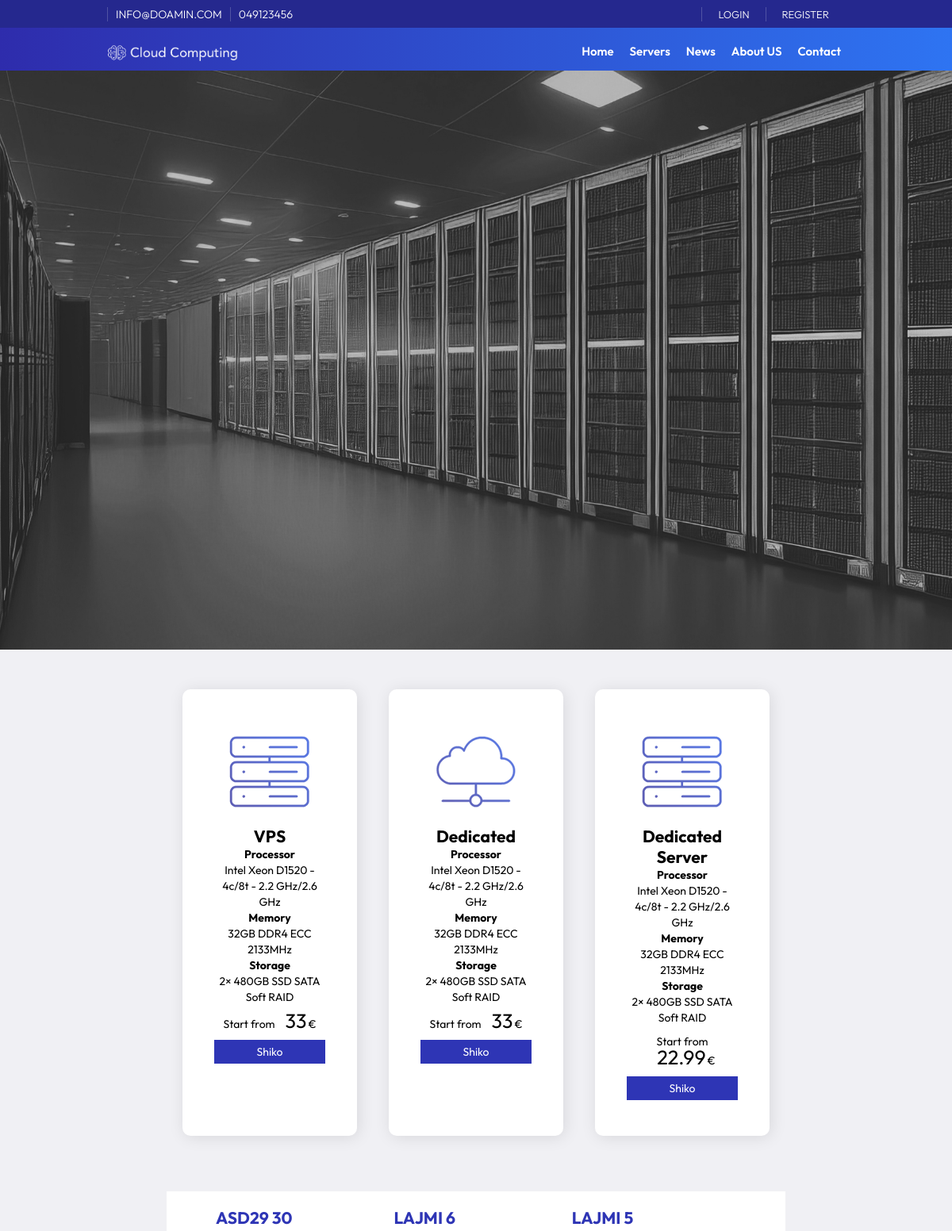
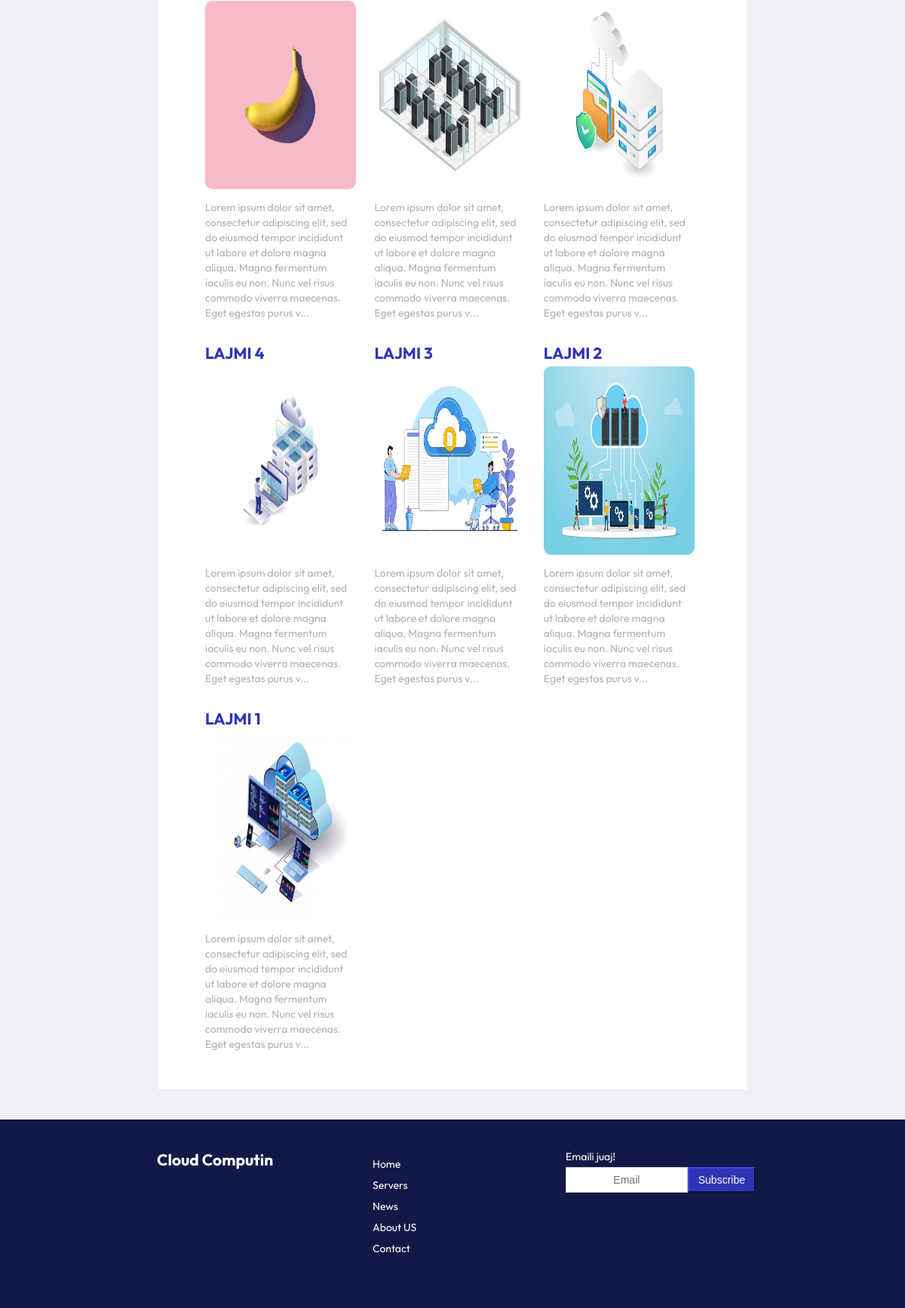
The page / on the database its author committed (2 pictures, top to bottom).
### tables this page shows
CREATE TABLE `configs` (
  `id` int(11) NOT NULL,
  `emri` varchar(255) NOT NULL,
  `vlera` text NOT NULL
);

CREATE TABLE `menu` (
  `id` int(11) NOT NULL,
  `Emri` varchar(255) NOT NULL,
  `vlera` varchar(255) NOT NULL,
  `renditja` int(11) NOT NULL,
  `autori` varchar(255) NOT NULL,
  `Data` datetime NOT NULL DEFAULT current_timestamp() ON UPDATE current_timestamp()
);

CREATE TABLE `servers` (
  `id` int(11) NOT NULL,
  `Titulli` varchar(255) NOT NULL,
  `Pershkrimi` text DEFAULT NULL,
  `Data` date NOT NULL,
  `Cmimi` varchar(255) DEFAULT NULL,
  `foto` varchar(255) NOT NULL,
  `autori` varchar(255) NOT NULL
);

CREATE TABLE `news` (
  `id` int(11) NOT NULL,
  `Titulli` varchar(255) NOT NULL,
  `Pershkrimi` text DEFAULT NULL,
  `foto` varchar(255) NOT NULL,
  `Data` timestamp NOT NULL DEFAULT current_timestamp() ON UPDATE current_timestamp(),
  `autori` varchar(255) NOT NULL
);

### assets/config/functions.php (called while the page is built, shortened)
<?php
include_once 'config.php';
class SiteConfigs {
    private $db;
    public function __construct($db) {
        $this->db = $db;
    }
    public function readConfig($emri) {
        $defaultValue = 'Not Available';
        $query = "SELECT vlera FROM configs WHERE emri = '$emri' LIMIT 1";
        $result = $this->db->conn->query($query);
        if ($result->num_rows > 0) {
            $configs = $result->fetch_assoc();
            return $configs['vlera'];
        }
        return $defaultValue;
    }
}
?>

### assets/config/config.php (called while the page is built, shortened)
<?php
class Database {
    private $host = "localhost";
    private $username = "root";
    private $password = "";
    private $database = "CloudComputing";
    public function __construct() {
        $this->conn = new mysqli($this->host, $this->username, $this->password, $this->database);
    }
}
?>

### assets/config/menu.php (called while the page is built, shortened)
<?php
class Menu {
    private $db;
    public function __construct($db) {
        $this->db = $db;
    }
    public function readAllMenu() {
        $query = "SELECT * FROM menu ORDER BY renditja ASC";
        $result = $this->db->conn->query($query);
        return $result->fetch_all(MYSQLI_ASSOC);
    }
}
?>

### assets/config/servers.php (called while the page is built, shortened)
<?php
class Servers {
    private $db;
    public function __construct($db) {
        $this->db = $db;
    }
    public function readServerFeature() {
        $query = "SELECT *
        FROM servers
        WHERE FIND_IN_SET(id, (SELECT vlera FROM configs WHERE emri = 'FServer'));";
        $result = $this->db->conn->query($query);
        return $result->fetch_all(MYSQLI_ASSOC);
    }
}
?>

### assets/config/news.php (called while the page is built, shortened)
<?php
class News {
    private $db;
    public function __construct($db) {
        $this->db = $db;
    }
    public function readAllNews() {
        $query = "SELECT * FROM news ORDER BY id DESC";
        $result = $this->db->conn->query($query);
        return $result->fetch_all(MYSQLI_ASSOC);
    }
}
?>

### index.php (the view, shortened to what this page needs)
<?php
include_once 'assets/config/config.php';
include_once 'assets/config/functions.php';
include_once 'assets/config/menu.php';
include_once 'assets/config/servers.php';
include_once 'assets/config/news.php';
$pageid=1;
$db = new Database();
$servers = new Servers($db);
$news = new News($db);
$allServers = $servers->readServerFeature();
$allNews = $news->readAllNews();
?>
<!DOCTYPE html>
<html lang="en">
<head>
    <title><?php echo $configs->readConfig('EmriWebit'); ?></title>
    <link rel="stylesheet" href="assets/css/style.css">
    <link rel="stylesheet" href="https://cdnjs.cloudflare.com/ajax/libs/font-awesome/4.7.0/css/font-awesome.min.css">
</head>
<body>
    <div class="container front-page">
        <?php include "header.php" ?>
        <div class="feature">
            <div class="featurediv width65">
                <?php foreach ($allServers as $server): ?>
                    <div class="featureitem">
                        <img src="<?php echo $configs->readConfig('imgurl');  echo $server['foto']; ?>" alt="">
                        <h2><?php echo $server['Titulli']; ?></h2>
                        <p><?php echo mb_strimwidth($server['Pershkrimi'], 0, 220, '...');  ?></p>
                        <p class="fcmimi">
                            <span>Start from</span>
                            <span class="num" style="display: inline-block;"><?php echo $server['Cmimi']; ?></span><span>€</span>
                        </p>
                        <a href="server_1.php?id=<?php echo $server['id']; ?>" class="btn btn-block btn-mir">Shiko</a>
                    </div>
                <?php endforeach; ?>
            </div>
        </div>
        <div class="articels width65">
        <?php foreach ($allNews as $news): ?>
                <div class="articel">
                    <div class="atitle"><h2><a href="news_1.php?id=<?php echo $news['id']; ?>"><?php echo $news['Titulli']; ?></a></h2></div>
                    <div class="aimage"><img src="<?php echo $configs->readConfig('imgurl'); echo $news['foto']; ?>" alt="<?php echo $news['Titulli']; ?>"></div>
                    <div class="adescription"><p><?php echo mb_strimwidth($news['Pershkrimi'], 0, 220, '...');  ?></p></div>
                </div>
            <?php endforeach; ?>
        </div>
        <?php include "footer.php" ?>
    </div>
</body>
</html>

### header.php (shortened to what this page needs)
<?php
$db = new Database();
$menu = new Menu($db);
$allMenu = $menu->readAllMenu();
?>
   <header>
            <div class="topnav">
                <div class="container width80">
                    <div class="topnavl">
                        <div class="topbarw">
                            <p><?php echo $configs->readConfig('email');?></p><p><?php echo $configs->readConfig('telefoni');?></p>
                        </div>
                    </div>
                    <div class="topnavr">
                        <div class="topbarw">
                                <?php
                                    if (isset($_SESSION['user_id'])) {
                                        $user_id = $_SESSION['user_id'];
                                        $user_role = $user->checkUserRole($user_id);
                                        $emri = '<p>Pershendetje ' .$user->readEmri('emri', $user_id) .'<p>';
                                        $dashboard = '<p><a href="' . $configs->readConfig('url') . '/admin/dashboard.php">Dashboard</a></p>';
                                        $porosit = '<p><a href="' . $configs->readConfig('url') . '/user/index.php">Dashboard</a></p>';
                                        $logout = '<p><a href="' . $configs->readConfig('url') . '/logout.php">Logout</a></p>';
                                        if ($user_role === 'admin') {
                                            echo $emri ;
                                            echo $dashboard;
                                            echo $logout;
                                        } elseif ($user_role === 'user') {
                                            echo $emri;
                                            echo $porosit;
                                            echo $logout;
                                        } else {
                                            echo '<p><a href="' . $configs->readConfig('url') . '/login.php">Login</a></p>';
                                            echo '<p><a href="' . $configs->readConfig('url') . '/login.php">Register</a></p>';
                                        }
                                    }else {
                                        echo '<p><a href="' . $configs->readConfig('url') . '/login.php">Login</a></p>';
                                        echo '<p><a href="' . $configs->readConfig('url') . '/login.php">Register</a></p>';
                                    }
                                ?>
                        </div>
                    </div>
                </div>
            </div>
            <div class="width80">
                <div class="logo"><a href="<?php echo $configs->readConfig('url'); ?>"><img src="<?php echo $configs->readConfig('imgurl');?>/logow.png" /></a></div>
                <div class="nav" id="navid">
                    <ul>
                        <?php foreach ($allMenu as $menu): ?>
                            <li><a href="<?php echo $configs->readConfig('url'); echo $menu['vlera']; ?>"><?php echo $menu['Emri']; ?></a></li>
                        <?php endforeach; ?>
                    </ul>
                </div>
            </div>
            <?php
            if($pageid == 1){
                echo '<div class="slider"><img id="slideri" /></div>';
            }else if($pageid == 2){
                echo ' <div class="breadcrumbs">
                            <div class="width80">
                                <div class="bcl"><h3>Servers</h3></div>
                                <div class="bcr"><img src="assets/imgs/serversbc.jpg" /></div>
                            </div>
                        </div>';
            }else if($pageid == 3){
                echo ' <div class="breadcrumbs">
                        <div class="width80">
                            <div class="bcl"><h3>News</h3></div>
                            <div class="bcr"><img src="assets/imgs/contactbc.jpg" /></div>
                        </div>
                    </div>';
            }
            ?>
        </header>

### footer.php (shortened to what this page needs)
<footer>
    <div class="footeri width80">
        <div class="footerleft">
            <h2><a href="<?php echo $configs->readConfig('url'); ?>">Cloud Computin</a></h2>
        </div>
        <div class="footercenter">
            <ul>
                <?php foreach ($allMenu as $menu): ?>
                    <li><a href="<?php echo $configs->readConfig('url'); echo $menu['vlera']; ?>"><?php echo $menu['Emri']; ?></a></li>
                <?php endforeach; ?>
            </ul>
        </div>
        <div class="footerright">
            <p>Emaili juaj!</p>
            <div class="subs">
                <input class="form-control btn flex" type="email" placeholder="Email">
                <button class="btn btn-mir flex1">Subscribe</button>
            </div>
        </div>
    </div>
</footer>

### assets/css/style.css (style rules this page uses)
*, *:before, *:after { margin: 0; padding: 0; box-sizing: border-box; --title-font: "Outfit", Helvetica, Arial, sans-serif; --body-font: "Outfit", Helvetica, Arial, sans-serif; }
body, html { font-size: 14px; width: 100%; height: 100%; background: #F0F0F4; }
ul li a, a, body, span, text { font-family: "Outfit", Helvetica, Arial, sans-serif; }
header ul > li { list-style: none; float: left; margin: 10px 10px auto; }
.container { margin: auto; width: 100%; }
.width80 { width: 80%; margin: auto; }
.width65 { width: 65%; margin: auto; }
header { background-image: linear-gradient(to right, #2E2CAC, #2E74F2); color: #fff; }
.topnav { margin: auto; height:35px; background-color: #25288e; padding: 5px 0 5px 0; }
.topnavl { float:left; }
.topnavr { float: right; }
.topbarw { font-size: 13px; display: flex; padding: 4px 15px; font-weight: 300; }
.topnav p { text-transform: uppercase; font-size: 14px; margin: auto; border-left: solid 1px rgba(255, 255, 255, .2); padding: 0 10px 0 10px; }
.topnavr a { text-decoration: none; color: #fff; font-size: 14px; padding: 0 10px 0 10px; }
.topnav span, .topnav a { text-transform: uppercase; font-size: 13px; margin: 5px auto; }
.logo { margin: 10px 0 0 0; }
.logo img { width: 200px; float: left; }
.nav { float: right; margin: 0 10px ; }
.nav li a { text-decoration: none; color: #fff; font-size:15px; font-weight: 600; }
.slider { height: calc(100vh - 5em) !important; }
.slider img { width: 100%; height: calc(100vh - 5em) !important; }
.feature { margin: 50px 0 50px 0; width: 100%; }
.featurediv { display: flex; flex-wrap: nowrap; justify-content: center; }
.featureitem { margin: 0 20px 20px 20px; padding: 40px; background: #ffffff; background-size: auto; overflow: hidden; position: relative; border-radius: 10px; -webkit-border-radius: 10px; -moz-border-radius: 10px; -webkit-box-shadow: 2px 2px 20px 0px rgba(0, 0, 0, 0.1); -moz-box-shadow: 2px 2px 20px 0px rgba(0, 0, 0, 0.1); box-shadow: 2px 2px 20px 0px rgba(0, 0, 0, 0.1); text-align: center; }
.featureitem img { max-width: 128px; max-height: 128px; }
.featureitem p { font-size: 14px; line-height: 20px; font-weight: 400; }
.fcmimi { margin: 10px 0 10px 0; }
.fcmimi .num { font-size:25px; margin: 0 2px 0 10px; }
.front-page { width: 100%; }
.articels { display: flex; flex-wrap: wrap; align-content: space-between; margin:auto; padding: 20px 50px 20px 50px; background-color: white; }
.articels a { list-style: none; text-decoration: none; }
.articel { width: 33%; padding: 0 12px 0 12px; margin-bottom:30px; }
.articel a { text-decoration: none; color: #2e35b5; }
.atitle { padding-bottom: 5px; }
.atitle h2 { color: #204056; text-transform: uppercase; }
.aimage img { width: 100%; height:250px; margin-bottom: 0px; border-radius: 10px; -moz-border-radius: 10px; -webkit-border-radius: 10px; }
.adescription { font-size: 14px; line-height: 20px; font-weight: 400; font-family: "Outfit", Helvetica, Arial, sans-serif; color: #aeb3b6; padding: 10px 10px 0 0; }
.form-control { display: block; width: 100%; height: 34px; padding: 6px 12px; font-size: 14px; border: 1px solid #ccc; }
.btn { font-size: 14px; font-weight: 400; text-align: center; border: 1px solid #000 transparent; padding: 6px 12px; margin: 5px auto 5px auto; box-shadow: none !important; display: block; }
.btn-block { display: block; width: 100%; }
.btn-mir { color: #fff; text-decoration:none; background-color: #2e35b5; border-color: #25298f; }
footer { height: auto; padding: 20px; background: #141846; margin: 40px 0 0 0; }
footer ul > li, footer a { list-style: none; margin: 10px 10px auto; text-decoration: none; color: #FFF; }
.footeri { display: flex; flex-wrap: wrap; justify-content: space-between; margin:auto; padding: 20px 50px 20px 50px; color: #fff; }
.footerleft, .footercenter, .footerright { width: 33%; flex-grow: 1; padding: 0 12px 0 12px; margin-bottom:30px; }
.subs { display: flex; flex-wrap: wrap; }
.flex { flex: 1; float: left; }
.flex1 { flex: 0; float: left; }

### rows shown on the page
configs: vlera "INFO@DOAMIN.COM"
configs: vlera "049123456"
configs: vlera (picture)
menu: Emri "Home"
menu: Emri "Servers"
menu: Emri "News"
menu: Emri "About US"
menu: Emri "Contact"
servers: foto.vlera (picture), Titulli "VPS", Pershkrimi "Processor Intel Xeon D1520 - 4c/8t - 2.2 GHz/2.6 GHz Memory 32GB DDR4 ECC 2133MHz Storage 2× 480GB SSD SATA Soft RAID", Cmimi "33"
servers: foto.vlera (picture), Titulli "Dedicated", Pershkrimi "Processor Intel Xeon D1520 - 4c/8t - 2.2 GHz/2.6 GHz Memory 32GB DDR4 ECC 2133MHz Storage 2× 480GB SSD SATA Soft RAID", Cmimi "33"
servers: foto.vlera (picture), Titulli "Dedicated Server", Pershkrimi "Processor Intel Xeon D1520 - 4c/8t - 2.2 GHz/2.6 GHz Memory 32GB DDR4 ECC 2133MHz Storage 2× 480GB SSD SATA Soft RAID", Cmimi "22.99"
news: Titulli "ASD29 30", foto.vlera (picture), Pershkrimi "Lorem ipsum dolor sit amet, consectetur adipiscing elit, sed do eiusmod tempor incididunt ut labore et dolore magna aliqua. Magna fermentum iaculis eu non. Nunc vel risus commodo viverra maecenas. Eget egestas purus v..."
news: Titulli "LAJMI 6", foto.vlera (picture), Pershkrimi "Lorem ipsum dolor sit amet, consectetur adipiscing elit, sed do eiusmod tempor incididunt ut labore et dolore magna aliqua. Magna fermentum iaculis eu non. Nunc vel risus commodo viverra maecenas. Eget egestas purus v..."
news: Titulli "LAJMI 5", foto.vlera (picture), Pershkrimi "Lorem ipsum dolor sit amet, consectetur adipiscing elit, sed do eiusmod tempor incididunt ut labore et dolore magna aliqua. Magna fermentum iaculis eu non. Nunc vel risus commodo viverra maecenas. Eget egestas purus v..."
news: Titulli "LAJMI 4", foto.vlera (picture), Pershkrimi "Lorem ipsum dolor sit amet, consectetur adipiscing elit, sed do eiusmod tempor incididunt ut labore et dolore magna aliqua. Magna fermentum iaculis eu non. Nunc vel risus commodo viverra maecenas. Eget egestas purus v..."
news: Titulli "LAJMI 3", foto.vlera (picture), Pershkrimi "Lorem ipsum dolor sit amet, consectetur adipiscing elit, sed do eiusmod tempor incididunt ut labore et dolore magna aliqua. Magna fermentum iaculis eu non. Nunc vel risus commodo viverra maecenas. Eget egestas purus v..."
news: Titulli "LAJMI 2", foto.vlera (picture), Pershkrimi "Lorem ipsum dolor sit amet, consectetur adipiscing elit, sed do eiusmod tempor incididunt ut labore et dolore magna aliqua. Magna fermentum iaculis eu non. Nunc vel risus commodo viverra maecenas. Eget egestas purus v..."
news: Titulli "LAJMI 1", foto.vlera (picture), Pershkrimi "Lorem ipsum dolor sit amet, consectetur adipiscing elit, sed do eiusmod tempor incididunt ut labore et dolore magna aliqua. Magna fermentum iaculis eu non. Nunc vel risus commodo viverra maecenas. Eget egestas purus v..."
